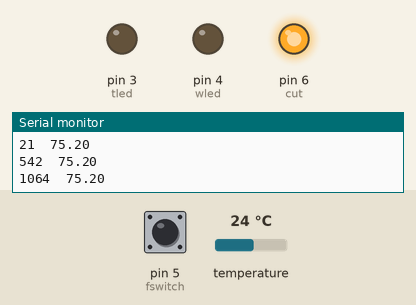
This sketch was run on a simulated Arduino Uno, built with avr-gcc and run on an emulated ATmega328P. On the bench: output pins drawn as LEDs (lit = HIGH), the last lines printed to the serial monitor. The inputs (shaded band) are chosen by the test bench; at power-on: pin 5 (fswitch) LOW, temperature 24 °C.

Above: at 1.3 s.
1.4 s: pin 5 (fswitch) pulled HIGH for 0.65 s
At 2.1 s:
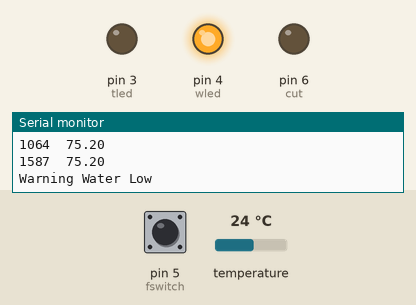
4.1 s: pin 5 (fswitch) pulled HIGH for 1 s
At 6.4 s:
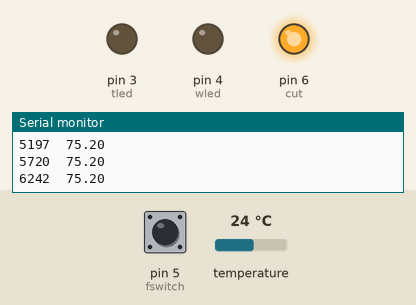
8.2 s: pin 5 (fswitch) pulled HIGH for 3.2 s
At 8.8 s:
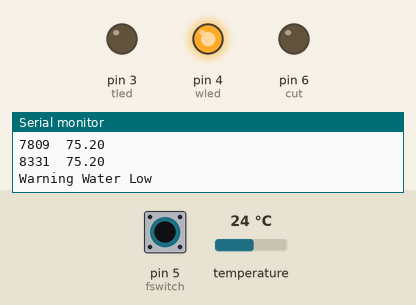
Timing chart, 0 to 13.9 s (numbered marks = the images above; inputs shaded):
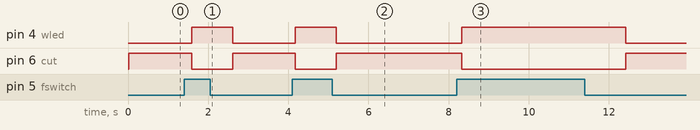

The sketch:

Tornadosim.ino
```cpp
/*Cyclone Tornado Simulator
 * Uses OneWire to talk to the 18B20 temp sensor.  Tested using OneWire from this source
 * https://github.com/ntruchsess/arduino-OneWire
 */

#include <OneWire.h>
int DS18B20_Pin=2;//18B20 signal pin D2
OneWire ds(DS18B20_Pin); // OneWire now applied to D2
//Sets Temp LED to D3
const int tled=3;
//Sets Water level LED to D4
const int wled=4;
//Sets AC Tailswitch to D6
const int cut=6;
//Sets float switch input to D5
const int fswitch=5;
//Sets the max water temp in Celisus
const int temp_limit = 49;

//Configure pinmodes and serial port
void setup() {
  Serial.begin(9600);
  pinMode(tled, OUTPUT);
  pinMode(wled, OUTPUT);
  pinMode(cut,OUTPUT);
  pinMode(fswitch,INPUT);
}

void loop() {
  float tempc=getTemp();// gets temperature in Celsius
  float tempf=tempc*9/5+32; // converts to F
  int switchstate=0;
  switchstate=digitalRead(fswitch);
  Serial.print(millis());
  Serial.print("\t");
  Serial.print(tempf);
  Serial.print("\n");
  digitalWrite(wled,LOW);
  digitalWrite(tled,LOW);
  if (switchstate==1 && tempf>=125.5)
  {
    // water level is too low and Temp is too high turn off mister and turn on both LEDs
    Serial.println("Water Low and Temp Shutdown");
    digitalWrite(wled,HIGH);
    digitalWrite(cut,LOW);
    digitalWrite(tled,HIGH);
    delay(30000);
  }
  else if (tempf>122 && tempf<125.5 && switchstate==1)
  {
    Serial.println("Water Low!!!");
    float tw=1/(tempf-110);
    int i=0;
    digitalWrite(wled,HIGH);
    digitalWrite(cut,LOW);
    digitalWrite(tled,HIGH);
    delay(tw*1000);
    digitalWrite(tled,LOW);
    delay(tw*1000);
  }
  else if (tempf>122 && tempf<125.5)
  {
    Serial.println("Temp warning!");
    float tw=1/(tempf-110);
    int i=0;
    digitalWrite(cut,HIGH);
    digitalWrite(tled,HIGH);
    delay(tw*1000);
    digitalWrite(tled,LOW);
    delay(tw*1000);

  }
  else if(tempf >=125.5)
  {
    Serial.println("Temperature Shutdown");
    //if temp is over 120 f turns on warning light and turns off mister
    digitalWrite(tled,HIGH);
    digitalWrite(cut,LOW);
    delay(30000);
  }
  else if(switchstate==1)
  {
    // if water level drops too low turn on water warning LED and turn off mister
    digitalWrite(wled,HIGH);
    digitalWrite(cut,LOW);
    Serial.println("Warning Water Low");
    delay(1000);
  }
  else
  {
    //continues if there are no problems
    digitalWrite(tled,LOW);
    digitalWrite(cut,HIGH);
    digitalWrite(wled,LOW);
    delay(500);
   }
}

//getTemp function, reads the data from a DS18B20 and returns
//the value in degrees Celsius

float getTemp(){

  byte data[12];
  byte addr[8];

  if ( !ds.search(addr)) {
      //no more sensors on chain, reset search
      ds.reset_search();
      return 1000;
  }

  if ( OneWire::crc8( addr, 7) != addr[7]) {
      Serial.println("CRC is not valid!");
      return -8000;
  }

  if ( addr[0] != 0x10 && addr[0] != 0x28) {
      Serial.print("Device is not recognized");
      return -1000;
  }

  ds.reset();
  ds.select(addr);
  ds.write(0x44,0); // start conversion, with parasite power on at the end

  byte present = ds.reset();
  ds.select(addr);
  ds.write(0xBE); // Read Scratchpad


  for (int i = 0; i < 9; i++) { // we need 9 bytes
    data[i] = ds.read();
  }

  ds.reset_search();

  byte MSB = data[1];
  byte LSB = data[0];

  float tempRead = ((MSB << 8) | LSB); //using two's compliment
  float TemperatureSum = tempRead / 16;

  return TemperatureSum;

}
```

Measured:
- after the input at 1.4 s, pin 4 (wled): LOW → HIGH after 0.19 s, → LOW 1.0 s later; pin 6 (cut): HIGH → LOW after 0.19 s, → HIGH 1.0 s later
- after the input at 4.1 s, pin 4 (wled): LOW → HIGH after 0.08 s, → LOW 1.0 s later; pin 6 (cut): HIGH → LOW after 0.08 s, → HIGH 1.0 s later
- after the input at 8.2 s, pin 4 (wled): LOW → HIGH after 0.13 s, → LOW 4.1 s later; pin 6 (cut): HIGH → LOW after 0.13 s, → HIGH 4.1 s later
